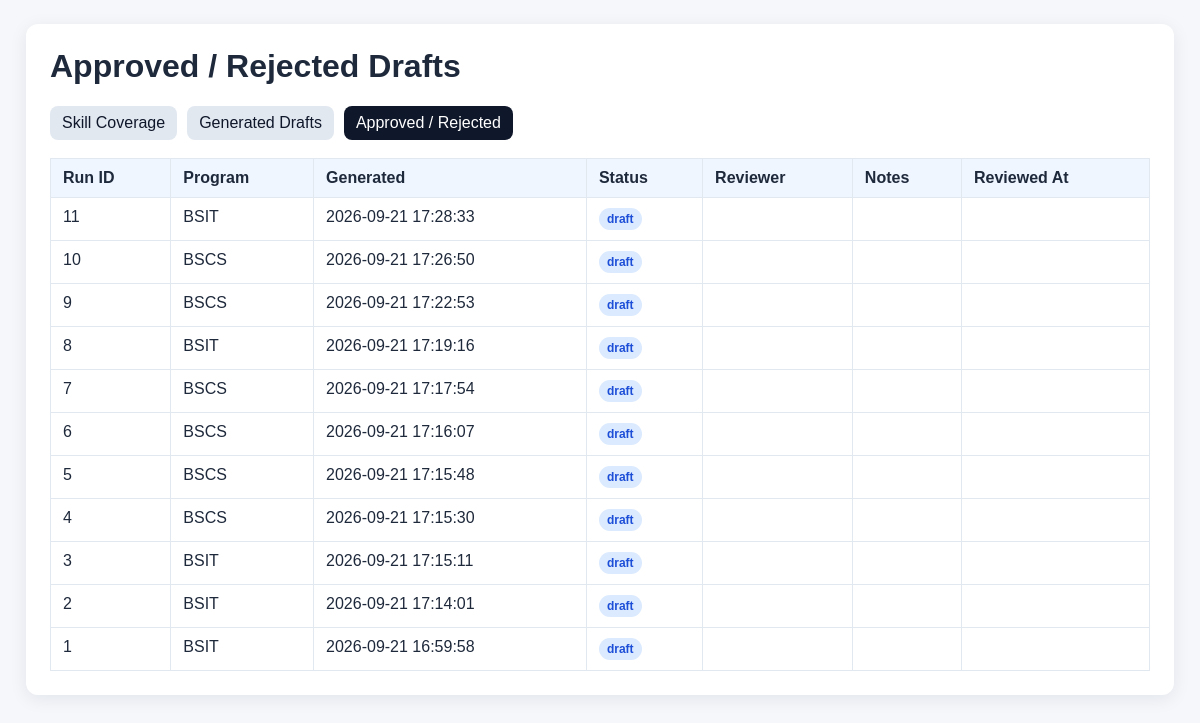
Page /review_status.php on the committed database.
### tables this page shows
CREATE TABLE generated_curriculum_runs (
            id INTEGER PRIMARY KEY AUTOINCREMENT,
            program TEXT,
            prompt TEXT,
            model_name TEXT,
            status TEXT,
            generated_at TEXT DEFAULT CURRENT_TIMESTAMP,
            notes TEXT
        );

### review_status.php (the view, shortened to what this page needs)
<?php
$dbPath = __DIR__ . '/curriculum_matching.db';
$db = new SQLite3($dbPath, SQLITE3_OPEN_READONLY);
$db->enableExceptions(true);
$query = "
    SELECT r.id AS run_id, r.program, r.prompt, r.model_name, r.generated_at,
           rev.id AS review_id, rev.status AS review_status, rev.reviewer, rev.notes, rev.reviewed_at
    FROM generated_curriculum_runs r
    LEFT JOIN generated_curriculum_reviews rev ON rev.run_id = r.id
    ORDER BY rev.reviewed_at DESC, r.generated_at DESC
";
$rows = [];
$result = $db->query($query);
while ($row = $result->fetchArray(SQLITE3_ASSOC)) {
    $rows[] = $row;
}
?>
<!DOCTYPE html>
<html lang="en">
<head>
</head>
<body>
    <div class="container">
        <h1>Approved / Rejected Drafts</h1>
        <div class="nav">
            <a class="secondary" href="index.php">Skill Coverage</a>
            <a class="secondary" href="generated_curriculum.php">Generated Drafts</a>
            <a class="primary" href="review_status.php">Approved / Rejected</a>
        </div>
        <?php if (empty($rows)): ?>
            <div class="empty">No review decisions saved yet.</div>
        <?php else: ?>
            <table>
                <thead>
                    <tr>
                        <th>Run ID</th>
                        <th>Program</th>
                        <th>Generated</th>
                        <th>Status</th>
                        <th>Reviewer</th>
                        <th>Notes</th>
                        <th>Reviewed At</th>
                    </tr>
                </thead>
                <tbody>
                    <?php foreach ($rows as $row): ?>
                        <?php $status = trim((string)($row['review_status'] ?? 'draft')); ?>
                        <tr>
                            <td><?= (int)($row['run_id'] ?? 0) ?></td>
                            <td><?= htmlspecialchars((string)($row['program'] ?? '')) ?></td>
                            <td><?= htmlspecialchars((string)($row['generated_at'] ?? '')) ?></td>
                            <td><span class="badge <?= htmlspecialchars(str_replace(' ', '_', strtolower($status))) ?>"><?= htmlspecialchars($status) ?></span></td>
                            <td><?= htmlspecialchars((string)($row['reviewer'] ?? '')) ?></td>
                            <td><?= htmlspecialchars((string)($row['notes'] ?? '')) ?></td>
                            <td><?= htmlspecialchars((string)($row['reviewed_at'] ?? '')) ?></td>
                        </tr>
                    <?php endforeach; ?>
                </tbody>
            </table>
        <?php endif; ?>
    </div>
</body>
</html>

### review_status.php (style rules this page uses)
body { font-family: Arial, sans-serif; margin: 24px; background: #f5f7fb; color: #1e293b; }
.container { max-width: 1100px; margin: 0 auto; background: white; border-radius: 12px; padding: 24px; box-shadow: 0 4px 18px rgba(15, 23, 42, 0.08); }
h1 { margin-top: 0; }
.nav { display: flex; gap: 10px; flex-wrap: wrap; margin-bottom: 18px; }
.nav a { padding: 8px 12px; border-radius: 8px; text-decoration: none; }
.nav a.primary { background: #0f172a; color: white; }
.nav a.secondary { background: #e2e8f0; color: #0f172a; }
table { width: 100%; border-collapse: collapse; margin-top: 12px; }
th, td { border: 1px solid #e2e8f0; padding: 10px 12px; text-align: left; vertical-align: top; }
th { background: #eff6ff; }
.badge { display: inline-block; padding: 4px 8px; border-radius: 999px; font-size: 12px; font-weight: 700; }
.draft { background: #dbeafe; color: #1d4ed8; }

### rows in the picture
generated_curriculum_runs: id "11", program "BSIT", generated_at "2026-09-21 17:28:33", status "draft"
generated_curriculum_runs: id "10", program "BSCS", generated_at "2026-09-21 17:26:50", status "draft"
generated_curriculum_runs: id "9", program "BSCS", generated_at "2026-09-21 17:22:53", status "draft"
generated_curriculum_runs: id "8", program "BSIT", generated_at "2026-09-21 17:19:16", status "draft"
generated_curriculum_runs: id "7", program "BSCS", generated_at "2026-09-21 17:17:54", status "draft"
generated_curriculum_runs: id "6", program "BSCS", generated_at "2026-09-21 17:16:07", status "draft"
generated_curriculum_runs: id "5", program "BSCS", generated_at "2026-09-21 17:15:48", status "draft"
generated_curriculum_runs: id "4", program "BSCS", generated_at "2026-09-21 17:15:30", status "draft"
generated_curriculum_runs: id "3", program "BSIT", generated_at "2026-09-21 17:15:11", status "draft"
generated_curriculum_runs: id "2", program "BSIT", generated_at "2026-09-21 17:14:01", status "draft"
generated_curriculum_runs: id "1", program "BSIT", generated_at "2026-09-21 16:59:58", status "draft"
